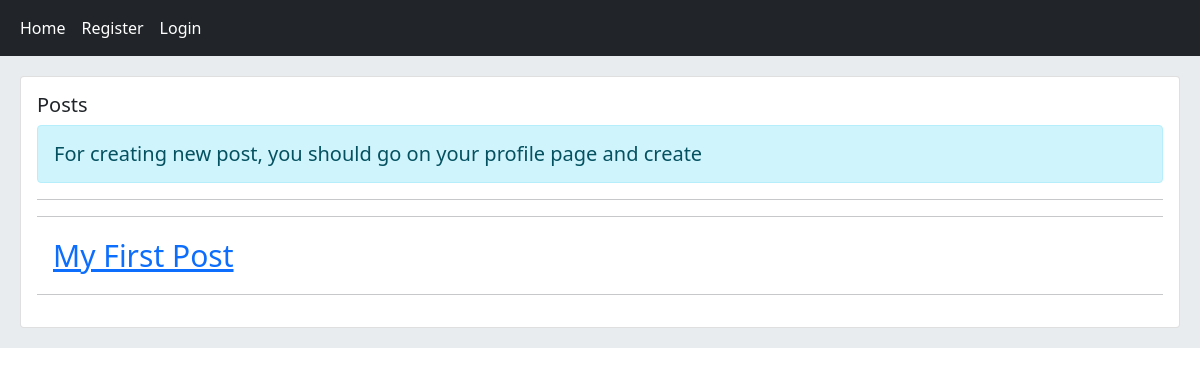
The app's page /, older data.
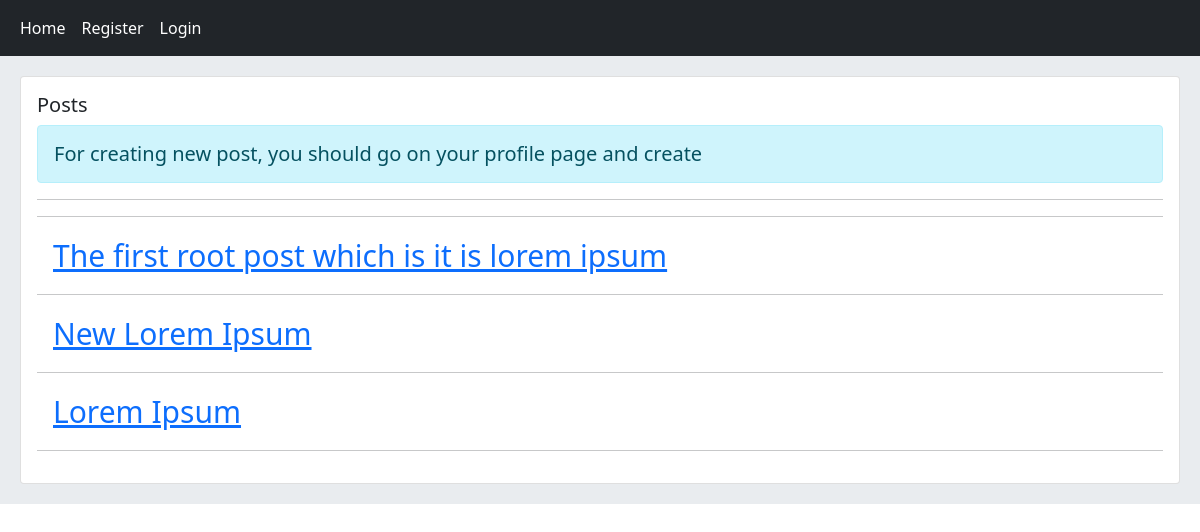
The same page, newer data.
### home/models.py (models this page shows, shortened)
class Post(models.Model):
    user = models.ForeignKey(User, on_delete=models.CASCADE, related_name="posts")
    title = models.CharField(max_length=100)
    body = models.TextField()
    slug = models.SlugField()
    created = models.DateTimeField(auto_now_add=True)
    updated = models.DateTimeField(auto_now=True)
    class Meta:
        ordering = ["-updated", "-created"]
    def get_absolute_url(self):
        return reverse("home:post_detail", args=(self.id, self.slug))

### home/views.py (the view)
# urls.py: path("", views.HomeView.as_view(), name='home'),
class HomeView(View):
    def get(self, request):
        posts = Post.objects.all()
        context = {
        "posts": posts,
        }
        return render(request, "home/index.html", context)

### home/templates/home/index.html (shortened to what this page needs)
{% extends 'base.html' %}
{% block content %}
    <div class="card">
        <div class="card-body">
            <h5 class="card-title">Posts</h5>
            <h5 class="alert alert-info">For creating new post, you should go on your profile page and create</h5>
            <hr/><hr/>
            {% for post in posts %}
               <a href="{{ post.get_absolute_url }}" class="card-body" style="font-size: 30px;">{{ post.title }}</a>
               <hr />
            {% endfor %}
        </div>
    </div>
{% endblock content %}

Row changes from the older to the newer data that the page shows:
removed Post: title "My First Post"
added Post: title "The first root post which is it is lorem ipsum"
added Post: title "New Lorem Ipsum"
added Post: title "Lorem Ipsum"
